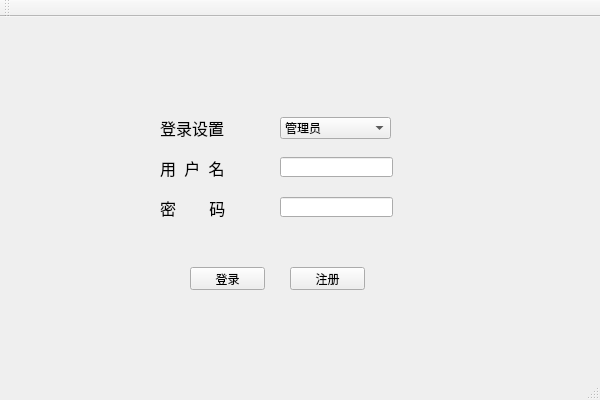
<?xml version="1.0" encoding="UTF-8"?>
<ui version="4.0">
 <class>HXClass</class>
 <widget class="QMainWindow" name="HXClass">
  <property name="geometry">
   <rect>
    <x>0</x>
    <y>0</y>
    <width>600</width>
    <height>400</height>
   </rect>
  </property>
  <property name="windowTitle">
   <string>HX</string>
  </property>
  <widget class="QWidget" name="centralWidget">
   <widget class="QLabel" name="label">
    <property name="geometry">
     <rect>
      <x>160</x>
      <y>100</y>
      <width>71</width>
      <height>21</height>
     </rect>
    </property>
    <property name="font">
     <font>
      <family>华文行楷</family>
      <pointsize>12</pointsize>
     </font>
    </property>
    <property name="text">
     <string>登录设置</string>
    </property>
   </widget>
   <widget class="QLabel" name="label_2">
    <property name="geometry">
     <rect>
      <x>160</x>
      <y>140</y>
      <width>71</width>
      <height>21</height>
     </rect>
    </property>
    <property name="font">
     <font>
      <family>华文行楷</family>
      <pointsize>12</pointsize>
     </font>
    </property>
    <property name="text">
     <string>用  户  名</string>
    </property>
   </widget>
   <widget class="QLabel" name="label_3">
    <property name="geometry">
     <rect>
      <x>160</x>
      <y>180</y>
      <width>71</width>
      <height>21</height>
     </rect>
    </property>
    <property name="font">
     <font>
      <family>华文行楷</family>
      <pointsize>12</pointsize>
     </font>
    </property>
    <property name="text">
     <string>密        码</string>
    </property>
   </widget>
   <widget class="QComboBox" name="authority">
    <property name="geometry">
     <rect>
      <x>280</x>
      <y>100</y>
      <width>111</width>
      <height>22</height>
     </rect>
    </property>
    <item>
     <property name="text">
      <string>管理员</string>
     </property>
    </item>
    <item>
     <property name="text">
      <string>员工</string>
     </property>
    </item>
    <item>
     <property name="text">
      <string>客户</string>
     </property>
    </item>
   </widget>
   <widget class="QLineEdit" name="username">
    <property name="geometry">
     <rect>
      <x>280</x>
      <y>140</y>
      <width>113</width>
      <height>20</height>
     </rect>
    </property>
   </widget>
   <widget class="QLineEdit" name="password">
    <property name="geometry">
     <rect>
      <x>280</x>
      <y>180</y>
      <width>113</width>
      <height>20</height>
     </rect>
    </property>
    <property name="text">
     <string/>
    </property>
    <property name="echoMode">
     <enum>QLineEdit::Password</enum>
    </property>
   </widget>
   <widget class="QPushButton" name="Login">
    <property name="geometry">
     <rect>
      <x>190</x>
      <y>250</y>
      <width>75</width>
      <height>23</height>
     </rect>
    </property>
    <property name="text">
     <string>登录</string>
    </property>
   </widget>
   <widget class="QPushButton" name="Register">
    <property name="geometry">
     <rect>
      <x>290</x>
      <y>250</y>
      <width>75</width>
      <height>23</height>
     </rect>
    </property>
    <property name="text">
     <string>注册</string>
    </property>
   </widget>
  </widget>
  <widget class="QMenuBar" name="menuBar">
   <property name="geometry">
    <rect>
     <x>0</x>
     <y>0</y>
     <width>600</width>
     <height>23</height>
    </rect>
   </property>
  </widget>
  <widget class="QToolBar" name="mainToolBar">
   <attribute name="toolBarArea">
    <enum>TopToolBarArea</enum>
   </attribute>
   <attribute name="toolBarBreak">
    <bool>false</bool>
   </attribute>
  </widget>
  <widget class="QStatusBar" name="statusBar"/>
 </widget>
 <layoutdefault spacing="6" margin="11"/>
 <resources>
  <include location="HX.qrc"/>
 </resources>
 <connections/>
</ui>
